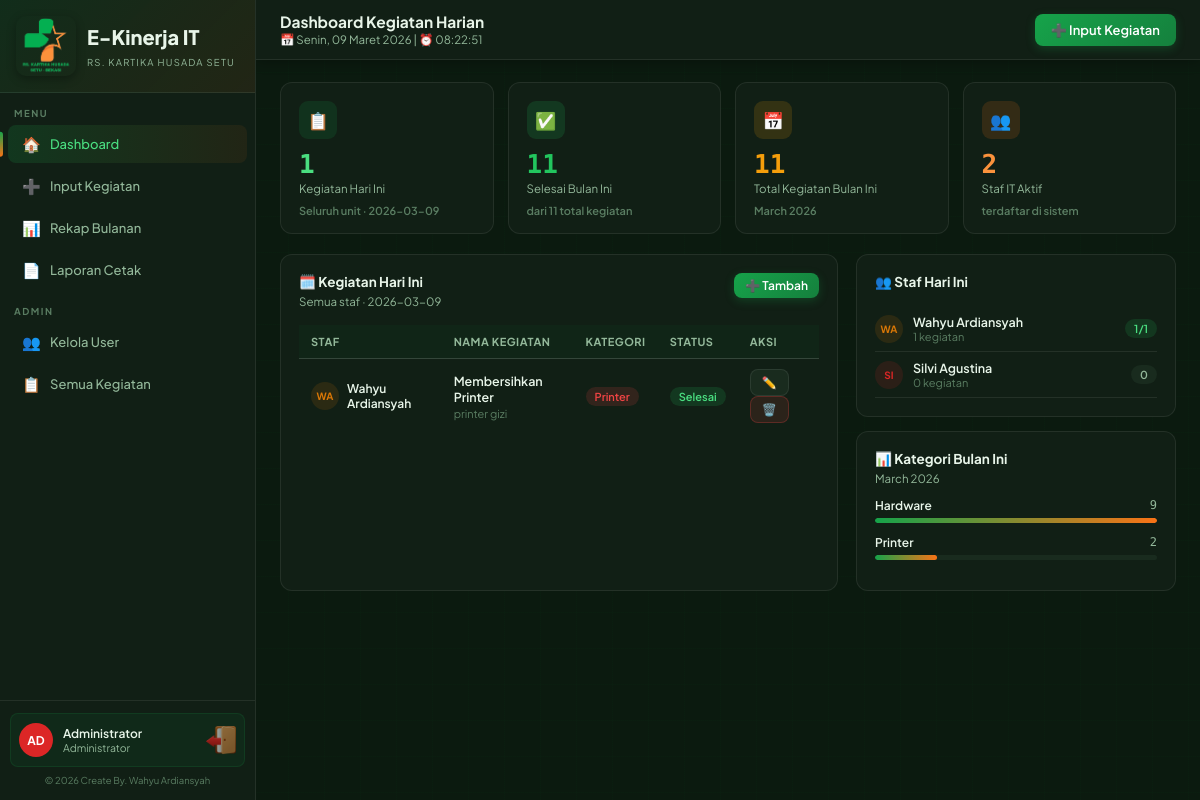
/dashboard.php (signed in), run on the app's committed database.
### tables this page shows
CREATE TABLE kegiatan (
        id INTEGER PRIMARY KEY AUTOINCREMENT,
        user_id INTEGER NOT NULL,
        tanggal DATE NOT NULL,
        nama_kegiatan TEXT NOT NULL,
        keterangan TEXT,
        kategori TEXT DEFAULT 'Lainnya',
        status TEXT DEFAULT 'Selesai',
        created_at DATETIME DEFAULT CURRENT_TIMESTAMP,
        FOREIGN KEY (user_id) REFERENCES users(id)
    );

CREATE TABLE users (
        id INTEGER PRIMARY KEY AUTOINCREMENT,
        username TEXT UNIQUE NOT NULL,
        nama TEXT NOT NULL,
        password TEXT NOT NULL,
        role TEXT DEFAULT 'user',
        created_at DATETIME DEFAULT CURRENT_TIMESTAMP
    );

### includes/auth.php (called while the page is built, shortened)
<?php
function currentUser() {
    return [
        'id'       => $_SESSION['user_id']   ?? null,
        'username' => $_SESSION['username']  ?? '',
        'nama'     => $_SESSION['nama']      ?? '',
        'role'     => $_SESSION['role']      ?? 'user',
    ];
}
?>

### dashboard.php (the view, shortened to what this page needs)
<?php
require_once 'includes/auth.php';
$user     = currentUser();
$db       = getDB();
$today    = date('Y-m-d');
$month    = date('Y-m');
$totalHari   = $db->query("SELECT COUNT(*) FROM kegiatan WHERE tanggal='$today'")->fetchColumn();
$totalBulan  = $db->query("SELECT COUNT(*) FROM kegiatan WHERE strftime('%Y-%m',tanggal)='$month'")->fetchColumn();
$totalUser   = $db->query("SELECT COUNT(*) FROM users WHERE role='user'")->fetchColumn();
$selesaiBulan= $db->query("SELECT COUNT(*) FROM kegiatan WHERE strftime('%Y-%m',tanggal)='$month' AND status='Selesai'")->fetchColumn();
if ($user['role'] === 'admin') {
    $kHari = $db->query("SELECT k.*,u.nama,u.username FROM kegiatan k JOIN users u ON k.user_id=u.id WHERE k.tanggal='$today' ORDER BY k.created_at DESC")->fetchAll();
} else {
    $stmt = $db->prepare("SELECT k.*,u.nama,u.username FROM kegiatan k JOIN users u ON k.user_id=u.id WHERE k.tanggal=? AND k.user_id=? ORDER BY k.created_at DESC");
    $stmt->execute([$today, $user['id']]);
    $kHari = $stmt->fetchAll();
}
$rekapUserHari = $db->query("SELECT u.nama,u.username,COUNT(k.id) as total,SUM(k.status='Selesai') as selesai FROM users u LEFT JOIN kegiatan k ON u.id=k.user_id AND k.tanggal='$today' WHERE u.role='user' GROUP BY u.id ORDER BY total DESC")->fetchAll();
$kategoriStats = $db->query("SELECT kategori,COUNT(*) as total FROM kegiatan WHERE strftime('%Y-%m',tanggal)='$month' GROUP BY kategori ORDER BY total DESC")->fetchAll();
include 'includes/header.php';
?>
<div class="main">
  <div class="topbar">
    <div>
      <div class="topbar-title" style="font-size:15.5px;">Dashboard Kegiatan Harian</div>
<div class="topbar-sub">📅 <span id="realtime-clock"></span></div>
    </div>
    <div class="topbar-right">
      <a href="input.php" class="btn btn-primary">➕ Input Kegiatan</a>
    </div>
  </div>
  <div class="content">
    <div class="stats-grid">
      <div class="stat-card fade-up">
        <div class="stat-icon" style="background:rgba(22,163,74,.15)">📋</div>
        <div class="stat-value" style="color:#4ade80"><?= $totalHari ?></div>
        <div class="stat-label">Kegiatan Hari Ini</div>
        <div class="stat-trend" style="color:var(--muted)">Seluruh unit · <?= $today ?></div>
      </div>
      <div class="stat-card fade-up" style="animation-delay:.07s">
        <div class="stat-icon" style="background:rgba(34,197,94,.15)">✅</div>
        <div class="stat-value" style="color:var(--green)"><?= $selesaiBulan ?></div>
        <div class="stat-label">Selesai Bulan Ini</div>
        <div class="stat-trend" style="color:var(--muted)">dari <?= $totalBulan ?> total kegiatan</div>
      </div>
      <div class="stat-card fade-up" style="animation-delay:.14s">
        <div class="stat-icon" style="background:rgba(245,158,11,.15)">📅</div>
        <div class="stat-value" style="color:var(--yellow)"><?= $totalBulan ?></div>
        <div class="stat-label">Total Kegiatan Bulan Ini</div>
        <div class="stat-trend" style="color:var(--muted)"><?= date('F Y') ?></div>
      </div>
      <div class="stat-card fade-up" style="animation-delay:.21s">
        <div class="stat-icon" style="background:rgba(249,115,22,.15)">👥</div>
        <div class="stat-value" style="color:var(--accent2-light)"><?= $totalUser ?></div>
        <div class="stat-label">Staf IT Aktif</div>
        <div class="stat-trend" style="color:var(--muted)">terdaftar di sistem</div>
      </div>
    </div>
    <div style="display:grid;grid-template-columns:1fr 320px;gap:18px;margin-bottom:18px;">
      <div class="card fade-up" style="animation-delay:.25s">
        <div class="card-header">
          <div>
            <div class="card-title">🗓️ Kegiatan Hari Ini</div>
            <div class="card-sub"><?= $user['role']==='admin' ? 'Semua staf' : 'Kegiatan saya' ?> · <?= $today ?></div>
          </div>
          <a href="input.php" class="btn btn-primary btn-sm">➕ Tambah</a>
        </div>
        <?php if (empty($kHari)): ?>
        <div style="text-align:center;padding:32px 0;color:var(--muted);">
          <div style="font-size:36px;margin-bottom:10px;">📭</div>
          <div style="font-size:13.5px;">Belum ada kegiatan hari ini</div>
          <a href="input.php" style="color:#4ade80;font-size:13px;font-weight:600;">Input sekarang →</a>
        </div>
        <?php else: ?>
        <div class="table-wrap">
          <table>
            <thead>
              <tr>
                <?php if ($user['role']==='admin'): ?><th>Staf</th><?php endif; ?>
                <th>Nama Kegiatan</th>
                <th>Kategori</th>
                <th>Status</th>
                <th>Aksi</th>
              </tr>
            </thead>
            <tbody>
              <?php foreach ($kHari as $k): ?>
              <tr>
                <?php if ($user['role']==='admin'): ?>
                <td>
                  <div style="display:flex;align-items:center;gap:8px;">
                    <div class="mini-avatar" style="background:<?= avatarColor($k['nama']) ?>22;color:<?= avatarColor($k['nama']) ?>">
                      <?= strtoupper(substr($k['nama'],0,2)) ?>
                    </div>
                    <span style="font-weight:600;font-size:12px"><?= htmlspecialchars($k['nama']) ?></span>
                  </div>
                </td>
                <?php endif; ?>
                <td>
                  <div style="font-weight:600;"><?= htmlspecialchars($k['nama_kegiatan']) ?></div>
                  <?php if ($k['keterangan']): ?>
                  <div style="font-size:11px;color:var(--muted);margin-top:2px;"><?= htmlspecialchars(substr($k['keterangan'],0,60)).(strlen($k['keterangan'])>60?'...':'') ?></div>
                  <?php endif; ?>
                </td>
                <td><span class="badge <?= kategoriColor($k['kategori']) ?>"><?= $k['kategori'] ?></span></td>
                <td><span class="badge <?= statusColor($k['status']) ?>"><?= $k['status'] ?></span></td>
                <td>
                  <?php if ($user['role']==='admin' || $k['user_id']==$user['id']): ?>
                  <a href="edit.php?id=<?= $k['id'] ?>" class="btn btn-secondary btn-sm">✏️</a>
                  <a href="delete.php?id=<?= $k['id'] ?>" class="btn btn-danger btn-sm" onclick="return confirm('Hapus kegiatan ini?')">🗑️</a>
                  <?php else: ?>
                  <span style="color:var(--muted);font-size:11px;">—</span>
                  <?php endif; ?>
                </td>
              </tr>
              <?php endforeach; ?>
            </tbody>
          </table>
        </div>
        <?php endif; ?>
      </div>
      <div style="display:flex;flex-direction:column;gap:14px;">
        <?php if ($user['role']==='admin'): ?>
        <div class="card fade-up" style="animation-delay:.28s">
          <div class="card-header" style="margin-bottom:12px">
            <div class="card-title">👥 Staf Hari Ini</div>
          </div>
          <?php foreach ($rekapUserHari as $r): ?>
          <div style="display:flex;align-items:center;gap:10px;padding:8px 0;border-bottom:1px solid var(--border);">
            <div class="mini-avatar" style="background:<?= avatarColor($r['nama']) ?>22;color:<?= avatarColor($r['nama']) ?>">
              <?= strtoupper(substr($r['nama'],0,2)) ?>
            </div>
            <div style="flex:1;min-width:0;">
              <div style="font-size:12.5px;font-weight:600;"><?= htmlspecialchars($r['nama']) ?></div>
              <div style="font-size:11px;color:var(--muted);"><?= $r['total'] ?> kegiatan</div>
            </div>
            <?php if ($r['total'] > 0): ?>
            <span class="badge badge-green"><?= $r['selesai'] ?>/<?= $r['total'] ?></span>
            <?php else: ?>
            <span class="badge badge-gray">0</span>
            <?php endif; ?>
          </div>
          <?php endforeach; ?>
        </div>
        <?php endif; ?>
        <div class="card fade-up" style="animation-delay:.32s">
          <div class="card-header" style="margin-bottom:12px">
            <div>
              <div class="card-title">📊 Kategori Bulan Ini</div>
              <div class="card-sub"><?= date('F Y') ?></div>
            </div>
          </div>
          <?php if (empty($kategoriStats)): ?>
          <div style="text-align:center;color:var(--muted);font-size:13px;padding:16px 0;">Belum ada data</div>
          <?php else:
            $maxKat = max(array_column($kategoriStats,'total'));
            foreach ($kategoriStats as $k):
              $pct = $maxKat > 0 ? round($k['total']/$maxKat*100) : 0;
          ?>
          <div style="margin-bottom:12px;">
            <div style="display:flex;justify-content:space-between;font-size:12px;margin-bottom:5px;">
              <span style="font-weight:600;"><?= $k['kategori'] ?></span>
              <span style="font-family:'DM Mono',monospace;color:var(--muted2)"><?= $k['total'] ?></span>
            </div>
            <div style="height:5px;background:var(--surface2);border-radius:10px;overflow:hidden;">
              <div style="height:100%;width:<?= $pct ?>%;background:linear-gradient(to right,#16a34a,#f97316);border-radius:10px;"></div>
            </div>
          </div>
          <?php endforeach; endif; ?>
        </div>
      </div>
    </div>
  </div>
</div>
</body></html>

### includes/header.php (style rules this page uses)
:root { --bg:#0b1a0f; --surface:#111f15; --surface2:#192b1e; --border:rgba(255,255,255,0.08); --accent:#16a34a; --accent-light:#4ade80; --accent2:#f97316; --accent2-light:#fb923c; --green:#22c55e; --yellow:#f59e0b; --red:#ef4444; --purple:#a855f7; --text:#e8f5e9; --muted:#5a7d62; --muted2:#93b89a; --sidebar-w:256px; }
* { margin:0;padding:0;box-sizing:border-box; }
body { font-family:'Plus Jakarta Sans',sans-serif;background:var(--bg);color:var(--text);min-height:100vh;display:flex; }
body::before { content:'';position:fixed;inset:0;background-image:linear-gradient(rgba(22,163,74,.025) 1px,transparent 1px),linear-gradient(90deg,rgba(22,163,74,.025) 1px,transparent 1px);background-size:36px 36px;pointer-events:none;z-index:0; }
a { text-decoration:none;color:inherit; }
.main { margin-left:var(--sidebar-w);flex:1;display:flex;flex-direction:column;min-height:100vh;position:relative;z-index:1; }
.topbar { height:60px;background:var(--surface);border-bottom:1px solid var(--border);display:flex;align-items:center;padding:0 24px;gap:12px;position:sticky;top:0;z-index:50;box-shadow:0 1px 12px rgba(0,0,0,.3); }
.topbar-title { font-size:15px;font-weight:700; }
.topbar-sub { font-size:11.5px;color:var(--muted2);margin-top:1px; }
.topbar-right { margin-left:auto;display:flex;align-items:center;gap:10px; }
.content { padding:22px 24px;flex:1; }
.card { background:var(--surface);border:1px solid var(--border);border-radius:12px;padding:18px;transition:box-shadow .2s; }
.card-title { font-size:13.5px;font-weight:700;margin-bottom:4px; }
.card-sub { font-size:11.5px;color:var(--muted2); }
.card-header { display:flex;align-items:flex-start;justify-content:space-between;margin-bottom:16px; }
.stats-grid { display:grid;grid-template-columns:repeat(4,1fr);gap:14px;margin-bottom:20px; }
.stat-card { background:var(--surface);border:1px solid var(--border);border-radius:12px;padding:18px 18px 16px;transition:transform .2s,box-shadow .2s;position:relative;overflow:hidden; }
.stat-icon { width:38px;height:38px;border-radius:9px;display:flex;align-items:center;justify-content:center;font-size:17px;margin-bottom:12px; }
.stat-value { font-size:26px;font-weight:800;font-family:'DM Mono',monospace;line-height:1; }
.stat-label { font-size:11.5px;color:var(--muted2);margin-top:4px; }
.stat-trend { font-size:11px;margin-top:8px;font-weight:600; }
.btn { display:inline-flex;align-items:center;gap:7px;padding:8px 16px;border-radius:8px;font-size:13px;font-weight:600;cursor:pointer;border:none;transition:all .15s;font-family:inherit;text-decoration:none; }
.btn-primary { background:linear-gradient(135deg,#16a34a,#15803d);color:#fff;box-shadow:0 3px 10px rgba(22,163,74,.25); }
.btn-secondary { background:var(--surface2);color:var(--text);border:1px solid var(--border); }
.btn-danger { background:rgba(239,68,68,.12);color:var(--red);border:1px solid rgba(239,68,68,.25); }
.btn-sm { padding:5px 11px;font-size:12px; }
.table-wrap { overflow-x:auto; }
table { width:100%;border-collapse:collapse; }
thead th { text-align:left;padding:10px 12px;font-size:11px;color:var(--muted2);font-weight:700;text-transform:uppercase;letter-spacing:.5px;border-bottom:1px solid var(--border);background:rgba(22,163,74,.04); }
tbody tr { border-bottom:1px solid var(--border);transition:background .1s; }
tbody tr:last-child { border-bottom:none; }
td { padding:10px 12px;font-size:12.5px;vertical-align:middle; }
.badge { display:inline-flex;align-items:center;gap:4px;padding:3px 9px;border-radius:20px;font-size:11px;font-weight:600; }
.badge-green { background:rgba(34,197,94,.15);color:#4ade80; }
.badge-red { background:rgba(239,68,68,.15);color:var(--red); }
.badge-gray { background:var(--surface2);color:var(--muted2); }
.mini-avatar { width:28px;height:28px;border-radius:50%;display:flex;align-items:center;justify-content:center;font-size:10px;font-weight:700;flex-shrink:0; }
.fade-up { animation:fadeUp .4s ease both; }

### data on the page
kegiatan: user.nama "WA", user.nama "Wahyu Ardiansyah", nama_kegiatan "Membersihkan Printer", keterangan "printer gizi", kategori "Printer", status "Selesai"

### other printed values
substr($user['nama'],0,2) "AD"
$user['nama'] "Administrator"
$totalHari "1"
$today "2026-03-09"
$selesaiBulan "11"
$totalBulan "11"
$totalUser "2"
substr($r['nama'],0,2) "WA"
$r['nama'] "Wahyu Ardiansyah"
$r['total'] "1"
$r['selesai'] "1"
substr($r['nama'],0,2) "SI"
$r['nama'] "Silvi Agustina"
$r['total'] "0"
$k['kategori'] "Hardware"
